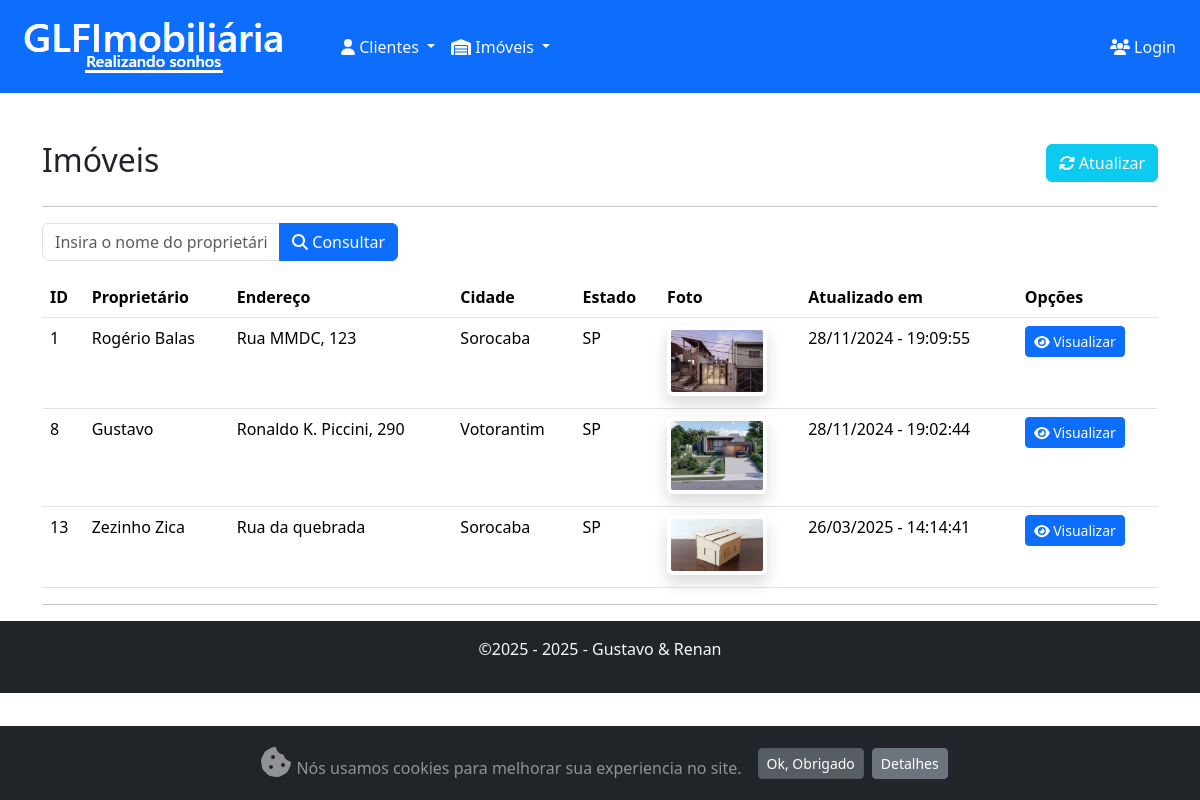
The page /imoveis/index.php on the database its author committed.
### tables this page shows
CREATE TABLE `imoveis` (
  `id` int(11) NOT NULL,
  `name` varchar(255) NOT NULL,
  `address` varchar(255) NOT NULL,
  `hood` varchar(100) NOT NULL,
  `city` varchar(100) NOT NULL,
  `state` varchar(2) NOT NULL,
  `created` datetime NOT NULL,
  `modified` datetime NOT NULL,
  `descr` varchar(200) NOT NULL,
  `photo` varchar(200) NOT NULL
);

### inc/database.php (called while the page is built, shortened)
<?php
    function open_database() {
        try {
            $dsn = "mysql:host=" . DB_HOST . ";dbname=" . DB_NAME . ";charset=utf8";
            $conn = new PDO($dsn, DB_USER, DB_PASSWORD);
            $conn->setAttribute(PDO::ATTR_ERRMODE, PDO::ERRMODE_EXCEPTION);
            return $conn;
        } catch (PDOException $e) {
            throw new Exception("Erro na conexão com o banco de dados: " . $e->getMessage());
        }
    }
    function find($table = null, $id = null) {
        $database = open_database();
        $found = null;
        try {
            if ($id) {
                $sql = "SELECT * FROM " . $table . " WHERE id = :id";
                $stmt = $database->prepare($sql);
                $stmt->bindParam(':id', $id, PDO::PARAM_INT);
                $stmt->execute();
                $found = $stmt->fetch(PDO::FETCH_ASSOC);
            } else {
                $sql = "SELECT * FROM " . $table;
                $stmt = $database->prepare($sql);
                $stmt->execute();
                $found = $stmt->fetchAll(PDO::FETCH_ASSOC);
            }
        } catch (Exception $e) {
            $_SESSION['message'] = $e->getMessage();
            $_SESSION['type'] = 'danger';
        }
        return $found;
    }
    function find_all($table) {
        return find($table);
    }
?>

### imoveis/functions.php (called while the page is built, shortened)
<?php
    function index() {
    if (!empty($_POST['users'])) {
        $imoveis = filter($_POST['users']);
    } else {
        $imoveis = find_all("imoveis");
    }
}
?>

### imoveis/index.php (the view, shortened to what this page needs)
			<?php
				include("functions.php");
				index();
			?>
			<?php include(HEADER_TEMPLATE); ?>
			<header class="mt-2">
				<div class="row mt-5">
					<div class="col-sm-6">
						<h2>Imóveis</h2>
					</div>
					<div class="col-sm-6 text-end h2">
						<a class="btn btn-info text-light" href="index.php"><i class="fa fa-refresh"></i> Atualizar</a>
					</div>
				</div>
			</header>
			<hr>
            <form name="filtro" action="index.php" method="post">
				<div class="row">
					<div class="form-group col-md-4">
						<div class="input-group mb-3">
							<input type="text" class="form-control" maxlenght="80" name="users" placeholder="Insira o nome do proprietário" required>
							<button type="submit" class="btn btn-primary"><i class='fas fa-search'></i> Consultar</button>
						</div>
					</div>
				</div>
			</form>
			<table class="table table-hover">
				<thead>
					<tr>
						<th>ID</th>
						<th>Proprietário</th>
						<th>Endereço</th>
						<th>Cidade</th>
						<th>Estado</th>
						<th>Foto</th>
						<th>Atualizado em</th>
						<th>Opções</th>
					</tr>
				</thead>
				<tbody>
					<?php if ($imoveis) : ?>
					<?php foreach ($imoveis as $customer) : ?>
					<tr>
						<td><?php echo $customer['id']; ?></td>
						<td><?php echo $customer['name']; ?></td>
						<td><?php echo $customer['address']; ?></td>
						<td><?php echo $customer['city']; ?></td>
						<td><?php echo $customer['state']; ?></td>
						<td>
						    <?php
						        if(!empty($customer['photo'])) {
						            echo "<img src=\"" . BASEURL . "imoveis/img/" . $customer['photo'] . "\" class=\"shadow p-1 mb-1 bg-body rounded\" width=\"100px\">";
						        } else {
						            echo "<img src=\"" . BASEURL . "img/semimagem.jpg\" class=\"shadow p-1 mb-1 bg-body rounded\" width=\"100px\">";
						        }
						    ?>
						</td>
						<?php $data = new Datetime ($customer['modified'],
								new DateTimeZone("America/Sao_Paulo")); ?>
						<td><?php echo $data->format("d/m/Y - H:i:s"); ?></td>
						<td class="actions text-right">
						<a href="view.php?id=<?php echo $customer['id']; ?>" class="btn btn-sm btn-primary"><i class="fa fa-eye"></i> Visualizar</a>
						</td>
					</tr>
					<?php endforeach; ?>
					<?php else : ?>
					<tr>
						<td colspan="6">Nenhum registro encontrado.</td>
					</tr>
					<?php endif; ?>
				</tbody>
			</table>
<?php include(FOOTER_TEMPLATE); ?>

### inc/header.php (shortened to what this page needs)
<!DOCTYPE html>
<html>
<head>
    <link rel="stylesheet" href="<?php echo BASEURL; ?>css/bootstrap/bootstrap.min.css">
    <link rel="stylesheet" href="<?php echo BASEURL; ?>css/fontawesome/all.min.css">
    <link rel="stylesheet" href="<?php echo BASEURL; ?>css/style1.css">
</head>
<body>
    <nav class="navbar navbar-expand-lg bg-primary fixed-top p-1" data-bs-theme="primary">
        <a href="<?php echo BASEURL; ?>index.php">
            <img src="<?php echo BASEURL; ?>img/logo.png" class="p-3 navbar-brand" alt="Logo">
        </a>
        <div class="container-fluid">
            <div class="collapse navbar-collapse text-light" id="navbarSupportedContent">
                <ul class="navbar-nav me-auto mb-2 mb-lg-0">
                    <li class="nav-item dropdown">
                        <a class="nav-link dropdown-toggle text-light" href="#" role="button" data-bs-toggle="dropdown" aria-expanded="false">
                            <i class="fa-solid fa-user"></i> Clientes
                        </a>
                    </li>
                    <li class="nav-item dropdown">
                        <a class="nav-link dropdown-toggle text-light" href="#" role="button" data-bs-toggle="dropdown" aria-expanded="false">
                            <i class="fa-solid fa-warehouse"></i> Imóveis
                        </a>
                    </li>
                </ul>
                <ul class="navbar-nav ms-auto mb-2 mb-lg-0">
                    <?php if (isset($_SESSION['user'])) : ?>
                        <li class="nav-item">
                            <p class="nav-link text-light">Bem-vindo <?php echo $_SESSION['user'] ?>!</p>
                        </li>
                        <li class="nav-item">
                            <a class="nav-link text-light" href="<?php echo BASEURL; ?>inc/logout.php">
                                <i class="fa-solid fa-person-walking-arrow-right"></i> Desconectar
                            </a>
                        </li>
                    <?php else : ?>
                        <li class="nav-item">
                            <a class="nav-link text-light" href="<?php echo BASEURL; ?>inc/login.php">
                                <i class="fa-solid fa-users"></i> Login
                            </a>
                        </li>
                    <?php endif; ?>
                </ul>
            </div>
        </div>
    </nav>
    <main class="container">

### inc/footer.php (shortened to what this page needs)
			<hr>
		</main>
		<?php include(COOKIE_TEMPLATE);  ?>
	</body>
	<footer class="container-fluid bg-dark p-3 text-center mt-2">
		<?php $data = new Datetime("now", new DateTimeZone("America/Sao_Paulo")) ?>
		<p class="text-light">&copy;2025 - <?php echo $data->format("Y"); ?>  - Gustavo & Renan</p>
	</footer>
</html>

### inc/cookiemodal.php
<div class="modal-dialog modal-frame modal-bottom fixed-bottom text-white-50 bg-dark">
    <div class="modal-content rounded-0">
        <div class="modal-body py-1">
            <div class="d-flex justify-content-center align-items-center my-3">
                <p class="mb-0 px-2">
                    <i class="fas fa-cookie-bite fa-2x text-white-50"></i> Nós usamos cookies para melhorar sua experiencia no site.
                </p>
                <button type="button" class="btn btn-secondary btn-sm ms-2 active" data-bs-dismiss="modal">Ok, Obrigado</button>
                <button type="button" class="btn btn-outline-secondary btn-sm ms-2 active" aria-pressed="true">Detalhes</button>
            </div>
        </div>
    </div>
</div>

### inc/header.php (style rules this page uses)
body { padding-top: 93px; padding-bottom: 20px; }

### rows shown on the page
imoveis: id "1", name "Rogério Balas", address "Rua MMDC, 123", city "Sorocaba", state "SP", photo (picture), modified "28/11/2024 - 19:09:55"
imoveis: id "8", name "Gustavo", address "Ronaldo K. Piccini, 290", city "Votorantim", state "SP", photo (picture), modified "28/11/2024 - 19:02:44"
imoveis: id "13", name "Zezinho Zica", address "Rua da quebrada", city "Sorocaba", state "SP", photo (picture), modified "26/03/2025 - 14:14:41"

### other values the page prints
$data->format("Y") "2025"
